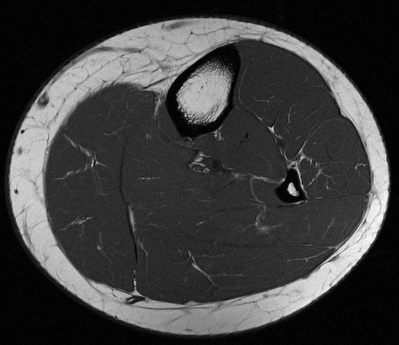
#> input picture images/jambe.tif, 399 x 345 px, found by its file name
$ python spatial_filtering.py
#> lines starting #> are read from the running program, lines starting #| are printed output that depends on the picture
import numpy as np
import matplotlib.pyplot as plt
import imageio.v2 as imageio
import os
from scipy import ndimage
from PIL import Image

def add_salt_pepper_noise(A, a=0.05, b=0.05):
    nx, ny = A.shape
    B = A.copy()
    X = np.random.rand(nx, ny)
    B[X <= a] = 0
    B[(X > a) & (X <= (a + b))] = 255
    return B

def amf(I, Smax):
    """
    Adaptive median filter
    I: grayscale image
    Smax: maximal size of neighborhood
    """
    f = np.copy(I)
    nx, ny = I.shape
    sizes = np.arange(1, Smax + 1, 2)
    zmin = np.zeros((nx, ny, len(sizes)))
    zmax = np.zeros((nx, ny, len(sizes)))
    zmed = np.zeros((nx, ny, len(sizes)))
    for k, s in enumerate(sizes):
        zmin[:, :, k] = ndimage.minimum_filter(I, s)
        zmax[:, :, k] = ndimage.maximum_filter(I, s)
        zmed[:, :, k] = ndimage.median_filter(I, s)
    isMedImpulse = np.logical_or(zmin == zmed, zmax == zmed)
    for i in range(nx):
        for j in range(ny):
            k = 0
            while k < len(sizes) - 1 and isMedImpulse[i, j, k]:
                k += 1
            if I[i, j] == zmin[i, j, k] or I[i, j] == zmax[i, j, k] or k == len(sizes) - 1:
                f[i, j] = zmed[i, j, k]
            else:
                f[i, j] = I[i, j]
    return f

def main():
    plots_dir = 'plots/TP8_Compression'
    os.makedirs(plots_dir, exist_ok=True)
    img_path = 'images/jambe.tif'
    try:
        A = imageio.imread(img_path)
    except Exception as e:
        print('imageio failed, trying PIL:', e)
        A = np.array(Image.open(img_path))
#> A is the input picture: shape (345, 399); min 0, max 255, mean 61.6
    if len(A.shape) > 2:
        A = np.mean(A, axis=2).astype(np.uint8)
    # 1. Add salt-and-pepper noise
    B = add_salt_pepper_noise(A, a=0.05, b=0.05)
#> in add_salt_pepper_noise, `B[(X > a) & (X <= (a + b))] = 255`:
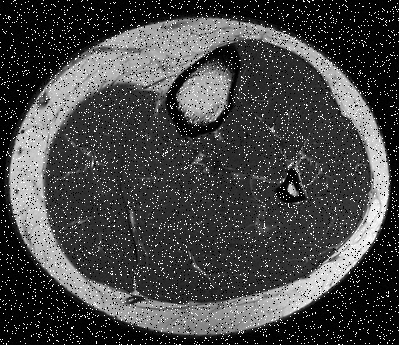
#> B: shape (345, 399); min 0, max 255, mean 68.4
    plt.figure()
    plt.imshow(B, cmap='gray')
    plt.title('Salt-and-Pepper Noise')
    plt.axis('off')
    plt.show()
    imageio.imwrite(os.path.join(plots_dir, 'leg_sp.png'), B)
    # 2. Filtering
    B1 = ndimage.uniform_filter(B, 5)
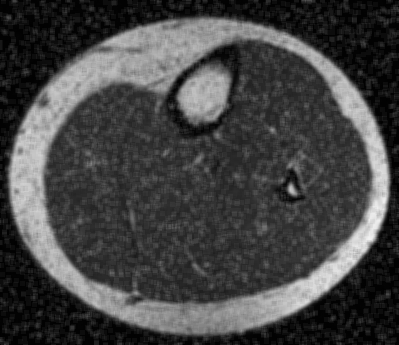
#> B1: shape (345, 399); min 1, max 242, mean 67.6
    imageio.imwrite(os.path.join(plots_dir, 'leg_uniform.png'), B1)
    B2 = ndimage.minimum_filter(B, 3)
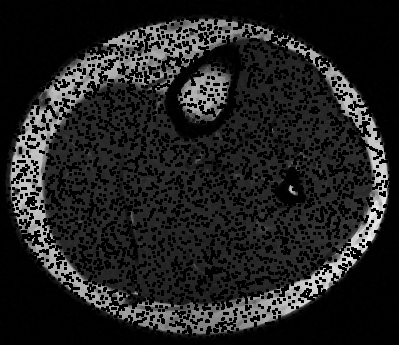
#> B2: shape (345, 399); min 0, max 239, mean 32.8
    imageio.imwrite(os.path.join(plots_dir, 'leg_minimum.png'), B2)
    B3 = ndimage.maximum_filter(B, 3)
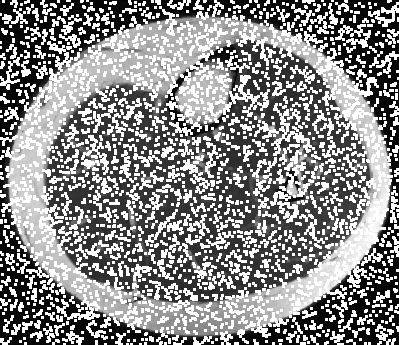
#> B3: shape (345, 399); min 2, max 255, mean 140.3
    imageio.imwrite(os.path.join(plots_dir, 'leg_maximum.png'), B3)
    B4 = ndimage.median_filter(B, 7)
    imageio.imwrite(os.path.join(plots_dir, 'leg_median.png'), B4)
    # 3. Adaptive median filter
    print('Applying adaptive median filter (this may take a while)...')
    B5 = amf(B, 7)
#> after the loop in amf, `for k, s in enumerate(sizes):`:
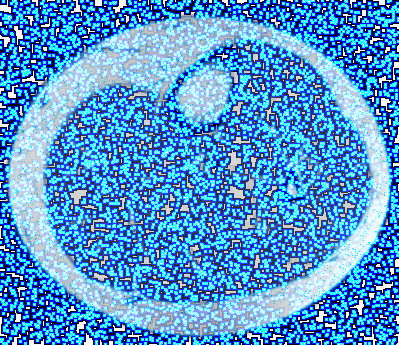
#> zmax: shape (345, 399, 4) float64; mean of channels 0, 1, 2, 3 68.4, 140.3, 206.6, 241.4; transparent parts drawn white
#> after the loop in amf, `for k, s in enumerate(sizes):`:
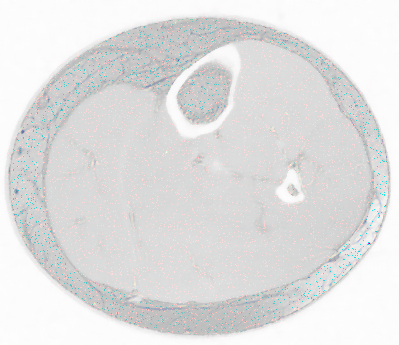
#> zmed: shape (345, 399, 4) float64; mean of channels 0, 1, 2, 3 68.4, 61.5, 61.4, 61.3; transparent parts drawn white
#> after the loop in amf, `for k, s in enumerate(sizes):`:
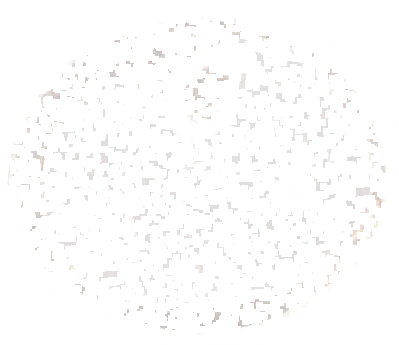
#> zmin: shape (345, 399, 4) float64; mean of channels 0, 1, 2, 3 68.4, 32.8, 12.8, 3.3; transparent parts drawn white
    plt.figure()
    plt.imshow(B5, cmap='gray')
    plt.title('Adaptive Median Filter')
    plt.axis('off')
    plt.show()
    imageio.imwrite(os.path.join(plots_dir, 'leg_amf.png'), B5)
    print('All results saved in', plots_dir)

if __name__ == '__main__':
    main()

$ run again, with images/BrainT1bis.bmp saved as images/jambe.tif
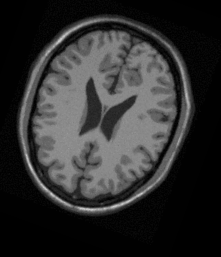
#> input picture images/BrainT1bis.bmp, 221 x 257 px, found by its file name
#> in main, A is the input picture: shape (257, 221); min 0, max 202, mean 46.5
#> after the loop in amf, `for k, s in enumerate(sizes):`:
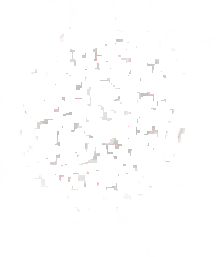
#> zmin: shape (257, 221, 4) float64; mean of channels 0, 1, 2, 3 54.9, 23.9, 8.7, 2.2; transparent parts drawn white
#> after the loop in amf, `for i in range(nx):`:
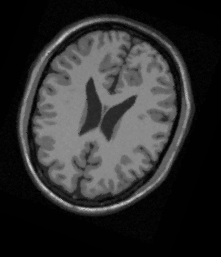
#> f: shape (257, 221); min 0, max 201, mean 46.5
